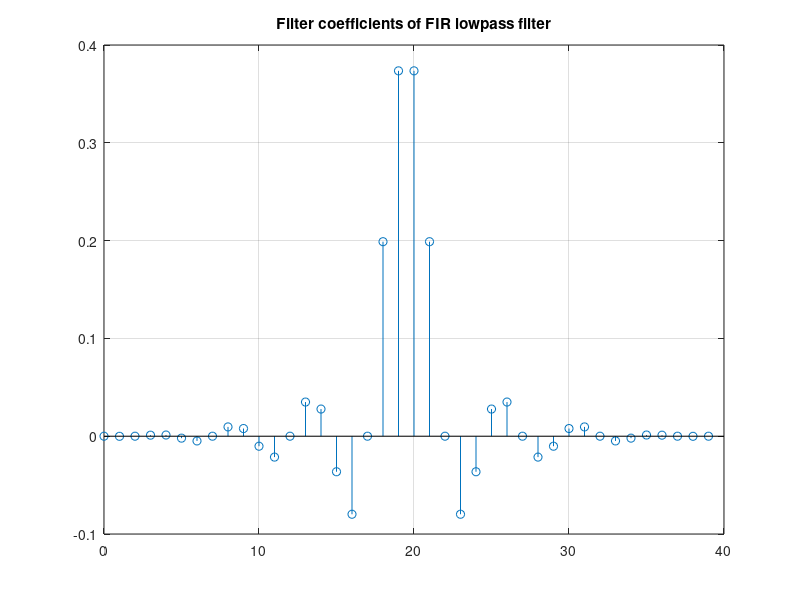

Recreate this plot in MATLAB.
echo on
%Design of FIR linear phase lowpass filter. 
%Specifications:
%       Passband edge: omega_p=0.3pi
%       Stoppband edge omega_s=0.5pi
%       Ripple in passband  delta_1=0.01
%       Ripple in stopband  delta_2=0.01

fr=0.4; % average of passband and stopband edge as a fraction of Nyquist
        %frequency
omc=fr*pi; % average of passband and stopband edge
N=15;      %filter order, first try

%Ideal impulse response
hd=fr*sinc(fr*[-N/2:N/2]);
%Try  rectangular window
hrec=hd;

%Check frequency characteristics of filter
pause

N2=200; %number of frequency samples
om=-pi:pi/N2:pi;

%Frequency characteristics of ideal filter 
hdom=zeros(size(om));
hdom((1-fr)*N2:2*N2-(1-fr)*N2+1)=ones(size(1,fr*2*N2+1));

%frequency response of designed filter
hom=fftshift(fft(hrec,length(om)));

%plot the frequency response
pause

plot(om,abs(hom),'-',om,hdom,'--')
legend('|H(\omega)|','|H_d(\omega)|')
axis([-3.5 3.5 -0.25 1.25])
grid
title('Magnitude of frequency response of ideal filter and realised filter with rectangular window and M=16')


%ripple too large. Ripple of 0.01 -> 40 db error.
%From table a Hanning window should be OK

pause

%coefficients of filter using hanning window
hhan=hd.*hanning(N+1)';
%frequency response of designed filter
hhanom=fftshift(fft(hhan,length(om)));
%plot the frequency response 
pause

plot(om,abs(hhanom),'-',om,hdom,'--')
legend('|H(\omega)|','|H_d(\omega)|')
axis([-3.5 3.5 -0.05 1.05])
grid
title('Magnitude of frequency response of ideal filter and realised filter with Hanning window')

%Ripple is OK, but transition region is to wide
%width of mainlobe for a hanning window is 8\pi/M. Try M=40

pause

N=39;
%Ideal impulse response
hd=fr*sinc(fr*[-N/2:N/2]);
hhan=hd.*hanning(N+1)';
%frequency response of designed filter
hhanom=fftshift(fft(hhan,length(om)));
%plot the frequency response 

pause

plot(om,abs(hhanom),'-',om,hdom,'--')
legend('|H(\omega)|','|H_d(\omega)|')
axis([-3.5 3.5 -0.05 1.05])
grid
title('Magnitude of frequency response of ideal filter and realised filter with Hanning window')

%filter satisfies specs

%plot filter coefficients
pause
stem([0:N],hhan')
grid
title('Filter coefficients of FIR lowpass filter')
%Filter coefficients are symmetric about (M-1)/2. Hence filter has
%linear phase.
